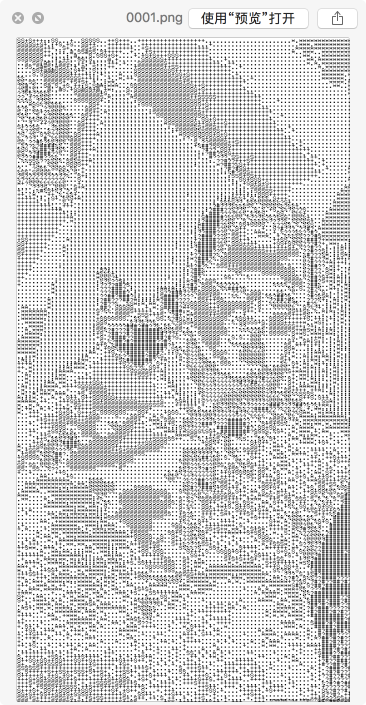
#> input picture img/ascii_frame.png, 732 x 1410 px (shown at 1/2 size)
$ python image_to_ascii.py ../img/ascii_frame.png
#> lines starting #> are read from the running program, lines starting #| are printed output that depends on the picture
#> in handle_image_conversion, image is the input picture: PIL image 732x1410 RGBA; mean R, G, B, A 209.5, 209.5, 209.5, 255
#! /usr/bin/env python3
# coding: utf-8

from PIL import Image

ASCII_CHARS = [ '#', '?', '%', '.', 'S', '+', '.', '*', ':', ',', '@']

def scale_image(image, new_width=100):
    """Resizes an image preserving the aspect ratio.
    """
#> called with new_width = 100
    (original_width, original_height) = image.size
#> original_width = 732; original_height = 1410
    aspect_ratio = original_height/float(original_width)
#> aspect_ratio = 1.93
    new_height = int(aspect_ratio * new_width)
#> new_height = 192

    new_image = image.resize((new_width, new_height))
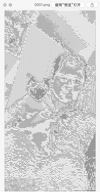
#> new_image: PIL image 100x192 RGBA; mean R, G, B, A 209.4, 209.4, 209.4, 255; transparent parts drawn white
    return new_image

def convert_to_grayscale(image):
    return image.convert('L')

def map_pixels_to_ascii_chars(image, range_width=25):
    """Maps each pixel to an ascii char based on the range
    in which it lies.

    0-255 is divided into 11 ranges of 25 pixels each.
    """
#> called with range_width = 25

    pixels_in_image = list(image.getdata())
#> pixels_in_image = 19200 values, max 255 at index 352, min 114 at index 457, mean 209.4
    pixels_to_chars = [ASCII_CHARS[int(pixel_value/range_width)] for pixel_value in
            pixels_in_image]
#> pixels_to_chars = 19200 items, first 6: ',', ',', ',', ',', ',', ','

    return "".join(pixels_to_chars)

def convert_image_to_ascii(image, new_width=100):
    image = scale_image(image)
    image = convert_to_grayscale(image)

    pixels_to_chars = map_pixels_to_ascii_chars(image)
    len_pixels_to_chars = len(pixels_to_chars)
#> len_pixels_to_chars = 19200

    image_ascii = [pixels_to_chars[index: index + new_width] for index in
            range(0, len_pixels_to_chars, new_width)]
#> image_ascii = 192 items

    return "\n".join(image_ascii)

def handle_image_conversion(image_filepath):
    image = None
    try:
        image = Image.open(image_filepath)
    except Exception as e:
        print("Unable to open image file {image_filepath}.".format(image_filepath=image_filepath))
        print(e)
        return

    image_ascii = convert_image_to_ascii(image)
    image_filename = image_filepath.split('.')[0]
    with open(image_filename + '.txt', 'a+') as f:
        f.write(image_ascii)

if __name__=='__main__':
    import sys

    image_file_path = sys.argv[1]
    handle_image_conversion(image_file_path)

$ run again, on img/raw_video_frame.png
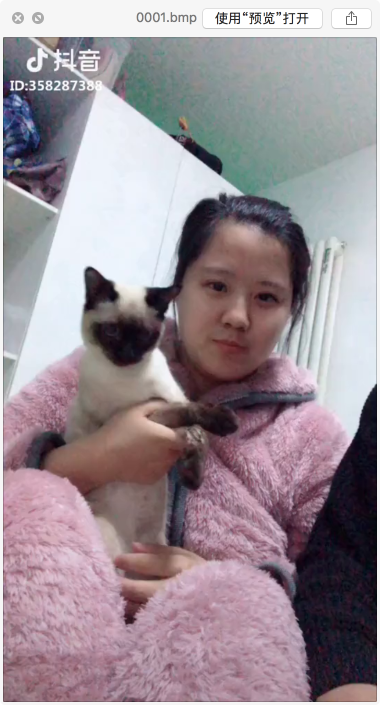
#> input picture img/raw_video_frame.png, 760 x 1410 px (shown at 1/2 size)
#> in handle_image_conversion, image is the input picture: PIL image 760x1410 RGBA; mean R, G, B, A 154, 141.8, 149.5, 255
#> in scale_image, `new_image = image.resize((new_width, new_height))`:
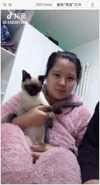
#> new_image: PIL image 100x185 RGBA; mean R, G, B, A 153.9, 141.7, 149.3, 255; transparent parts drawn white
#> in convert_to_grayscale, `return image.convert('L')`:
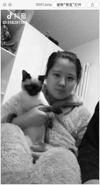
#> returned value: PIL image 100x185 L; min 6, max 255, mean 146.2
#> pixels_in_image = 18500 values, max 255 at index 354, min 6 at index 11693, mean 146.2
#> pixels_to_chars = 18500 items, first 6: ',', ',', ',', ',', ',', ','
#> len_pixels_to_chars = 18500
#> image_ascii = 185 items
